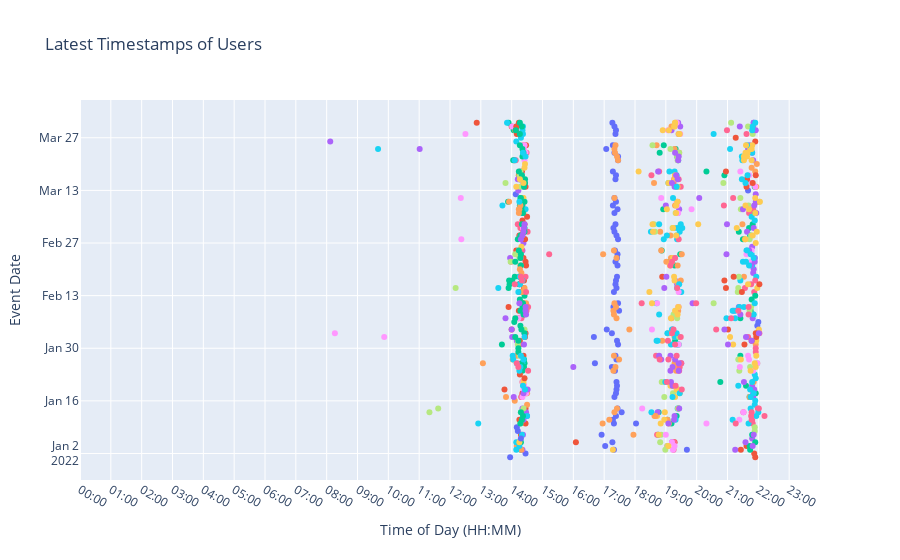

This figure's notebook cell:
### Code cell
users_work_schedule['latest_timestamp'] = pd.to_datetime(users_work_schedule['latest_timestamp'])

# Extract date and hour-minute-second information
users_work_schedule['event_date'] = users_work_schedule['latest_timestamp'].dt.date
users_work_schedule['end_time'] = users_work_schedule['latest_timestamp'].dt.strftime('%H:%M:%S')

# Extract time as seconds since midnight for continuous x-axis
users_work_schedule['time_seconds'] = (
    users_work_schedule['latest_timestamp'].dt.hour * 3600 +
    users_work_schedule['latest_timestamp'].dt.minute * 60 +
    users_work_schedule['latest_timestamp'].dt.second
)

# Create scatter plot
fig = px.scatter(
    users_work_schedule,
    x='time_seconds',
    y='event_date',
    color='user_id',
    title='Latest Timestamps of Users',
    labels={'time_seconds': 'Time of Day (HH:MM)', 'event_date': 'Event Date'},
    hover_data={'user_id': True, 'end_time': True}
)

# Update layout for better readability
fig.update_layout(
    xaxis=dict(
        tickmode='array',
        tickvals=[i * 3600 for i in range(0, 24)],
        ticktext=[f'{i:02d}:00' for i in range(0, 24)],
        title='Time of Day (HH:MM)',
        range=[0, 86400]  # Full range from 00:00 to 23:59:59 in seconds
    ),
    yaxis=dict(
        title='Event Date'
    ),
    showlegend=False
)

# Show the plot
fig.show()
